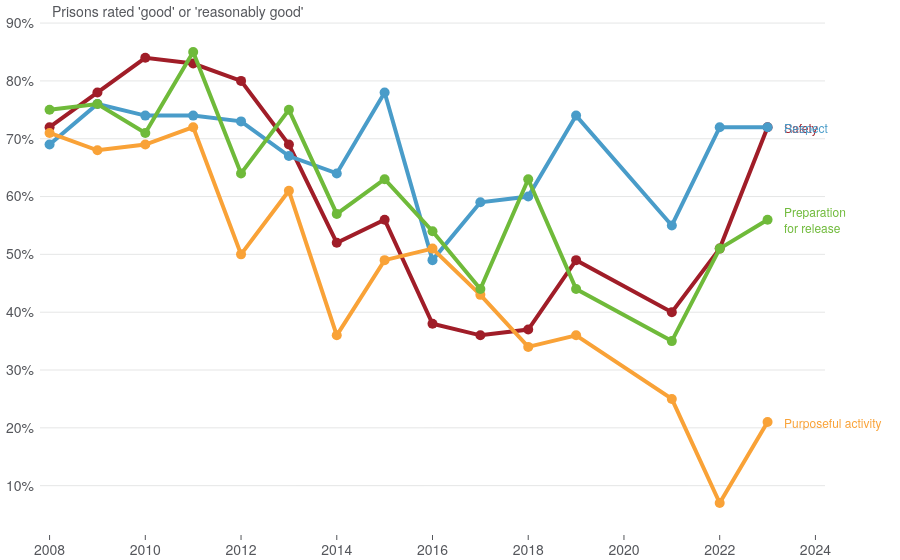

The notebook cell saved with this chart:
### Code cell
fig = plotly_prison_standards.create_chart(df)
fig.show()

### Figure 1 — Plotly figure (JSON) as saved in the notebook; plotly's stock layout.template omitted (floating-point values rounded to 4 significant figures)
{"data": [{"hovertemplate": "%{y}%", "mode": "lines+markers", "name": "Safety", "text": ["Safety", "Safety", "Safety", "Safety", "Safety", "Safety", "Safety", "Safety", "Safety", "Safety", "Safety", "Safety", "Safety", "Safety", "Safety"], "type": "scatter", "x": [2008, 2009, 2010, 2011, 2012, 2013, 2014, 2015, 2016, 2017, 2018, 2019, 2021, 2022, 2023], "y": [72, 78, 84, 83, 80, 69, 52, 56, 38, 36, 37, 49, 40, 51, 72]}, {"hovertemplate": "%{y}%", "mode": "lines+markers", "name": "Respect", "text": ["Respect", "Respect", "Respect", "Respect", "Respect", "Respect", "Respect", "Respect", "Respect", "Respect", "Respect", "Respect", "Respect", "Respect", "Respect"], "type": "scatter", "x": [2008, 2009, 2010, 2011, 2012, 2013, 2014, 2015, 2016, 2017, 2018, 2019, 2021, 2022, 2023], "y": [69, 76, 74, 74, 73, 67, 64, 78, 49, 59, 60, 74, 55, 72, 72]}, {"hovertemplate": "%{y}%", "mode": "lines+markers", "name": "Purposeful activity", "text": ["Purposeful activity", "Purposeful activity", "Purposeful activity", "Purposeful activity", "Purposeful activity", "Purposeful activity", "Purposeful activity", "Purposeful activity", "Purposeful activity", "Purposeful activity", "Purposeful activity", "Purposeful activity", "Purposeful activity", "Purposeful activity", "Purposeful activity"], "type": "scatter", "x": [2008, 2009, 2010, 2011, 2012, 2013, 2014, 2015, 2016, 2017, 2018, 2019, 2021, 2022, 2023], "y": [71, 68, 69, 72, 50, 61, 36, 49, 51, 43, 34, 36, 25, 7, 21]}, {"hovertemplate": "%{y}%", "mode": "lines+markers", "name": "Preparation<br>for release", "text": ["Preparation<br>for release", "Preparation<br>for release", "Preparation<br>for release", "Preparation<br>for release", "Preparation<br>for release", "Preparation<br>for release", "Preparation<br>for release", "Preparation<br>for release", "Preparation<br>for release", "Preparation<br>for release", "Preparation<br>for release", "Preparation<br>for release", "Preparation<br>for release", "Preparation<br>for release", "Preparation<br>for release"], "type": "scatter", "x": [2008, 2009, 2010, 2011, 2012, 2013, 2014, 2015, 2016, 2017, 2018, 2019, 2021, 2022, 2023], "y": [75, 76, 71, 85, 64, 75, 57, 63, 54, 44, 63, 44, 35, 51, 56]}], "layout": {"annotations": [{"align": "left", "font": {"color": "#A01D28", "size": 12}, "showarrow": false, "text": "Safety", "x": 2023.0, "xanchor": "left", "xref": "x", "y": 72, "yref": "y"}, {"align": "left", "font": {"color": "#499CC9", "size": 12}, "showarrow": false, "text": "Respect", "x": 2023.0, "xanchor": "left", "xref": "x", "y": 72, "yref": "y"}, {"align": "left", "font": {"color": "#F9A237", "size": 12}, "showarrow": false, "text": "Purposeful activity", "x": 2023.0, "xanchor": "left", "xref": "x", "y": 21, "yref": "y"}, {"align": "left", "font": {"color": "#6FBA3A", "size": 12}, "showarrow": false, "text": "Preparation<br>for release", "x": 2023.0, "xanchor": "left", "xref": "x", "y": 56, "yref": "y"}, {"align": "left", "font": {"size": 14}, "showarrow": false, "text": "Prisons rated 'good' or 'reasonably good'", "x": 2008, "xanchor": "left", "xref": "x", "y": 1.04, "yref": "paper"}], "margin": {"l": 40, "r": 75}, "xaxis": {"range": [2008.0, 2024.0]}, "yaxis": {"ticksuffix": "%"}}}
